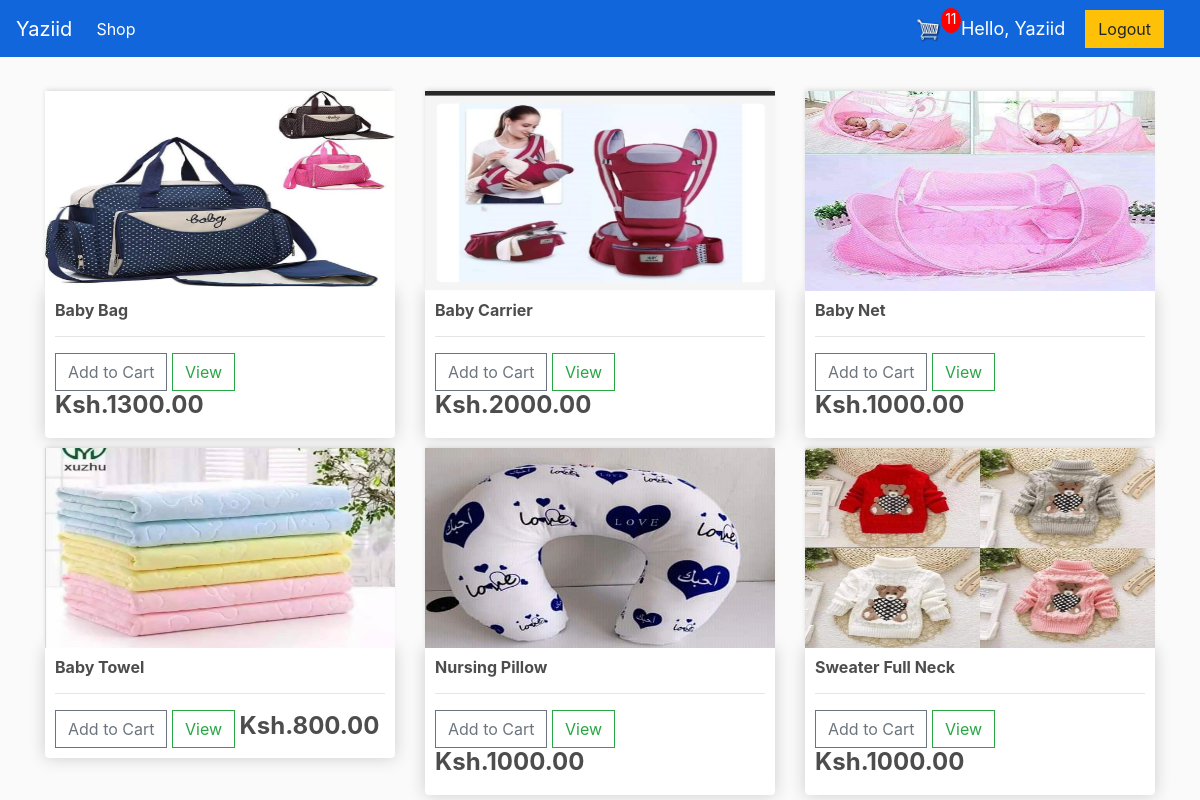
The app's page / (signed in) with its own data.
### shop/models.py (models this page shows, shortened)
class Product(models.Model):
	name = models.CharField(max_length=200)
	price = models.DecimalField(max_digits=7, decimal_places=2)
	digital = models.BooleanField(default=False, null=True, blank=True)
	image = models.ImageField(null=True, blank=True)
	@property
	def imageURL(self):
		try:
			url = self.image.url
		except:
			url = ''
		return url

### shop/views.py (the view)
# urls.py: path('', include('shop.urls')),
def shop(request):
	data = cartData(request)
	cartItems = data['cartItems']
	order = data['order']
	items = data['items']
	products = Product.objects.all()
	context = {'products':products, 'cartItems':cartItems}
	return render(request, 'shop/store.html', context)

### shop/models.py (called while the page is built)
	@property
	def get_cart_items(self):
		orderitems = self.orderitem_set.all()
		total = sum([item.quantity for item in orderitems])
		return total

### shop/utils.py (called while the page is built)
def cartData(request):
    if request.user.is_authenticated:
        try:
            customer = request.user.customer
        except Customer.DoesNotExist:
            customer = None
        order, created = Order.objects.get_or_create(customer=customer, complete=False)
        items = order.orderitem_set.all()
        cartItems = order.get_cart_items
    else:
        cookieData = cookieCart(request)
        cartItems = cookieData['cartItems']
        order = cookieData['order']
        items = cookieData['items']
    return {'cartItems':cartItems, 'order':order, 'items':items}

### shop/templates/shop/store.html
{% extends 'shop/main.html' %}
{% load static %}
{% block content %}
	<div class="row">
		{% for product in products %}
		<div class="col-lg-4">
			<img class="thumbnail" src="{{product.imageURL}}">
			<div class="box-element product">
				<h6><strong>{{product.name}}</strong></h6>
				<hr>
				<button data-product={{product.id}} data-action="add" class="btn btn-outline-secondary add-btn update-cart">Add to Cart</button>
				<a class="btn btn-outline-success" href="{% url 'product_detail' product.id %}">View</a>
				<h4 style="display: inline-block;"><strong>Ksh.{{product.price|floatformat:2}}</strong></h4>
			</div>
		</div>
		{% endfor %}
	</div>
{% endblock content %}

### shop/templates/shop/main.html (shortened to what this page needs)
<!DOCTYPE html>
{% load static %}
<html>
<head>
	<link rel="stylesheet" href="https://stackpath.bootstrapcdn.com/bootstrap/4.4.1/css/bootstrap.min.css">
	<link rel="stylesheet" type="text/css" href="{% static 'css/main.css' %}">
</head>
<body>
	<nav class="navbar navbar-expand-lg navbar-dark bg-dark">
		<a class="navbar-brand" href="{% url 'shop' %}">Yaziid</a>
		<div class="collapse navbar-collapse" id="navbarSupportedContent">
		<ul class="navbar-nav mr-auto">
			<li class="nav-item active">
			<a class="nav-link" href="{% url 'shop' %}">Shop<span class="sr-only">(current)</span></a>
			</li>
		</ul>
			<div class="form-inline my-2 my-lg-0">
				<a href="{% url 'cart' %}">
					<img  id="cart-icon" src="{% static 'images/6+cart.png' %}">
				</a>
				<p id="cart-total">{{cartItems}}</p>
			</div>
			<span class="hello-msg">Hello, {{request.user}}</span>
		</div>
				{% if request.user.is_authenticated %}
					<a class="btn btn-warning" href="{% url 'login' %}">Logout</a>
				{% else %}
					<a class="btn btn-warning" href="{% url 'shop' %}">Login</a>
				{% endif %}
		<span><a class="hello-msg" href="{% url 'logout' %}"></a></span>
	</nav>
    <div class="container">
            <br>
            {% block content %}
            {% endblock content %}
    </div>
</body>
</html>

### static/css/main.css (style rules this page uses)
body { background-color: hsl(0, 0%, 98%); }
h1,h2,h3,h4,h5,h6 { color:hsl(0, 0%, 30%); }
.box-element { box-shadow:hsl(0, 0%, 80%) 0 0 16px; background-color: #fff; border-radius: 4px; padding: 10px; }
.thumbnail { width: 100%; height: 200px; -webkit-box-shadow: -1px -3px 5px -2px rgba(214,214,214,1); -moz-box-shadow: -1px -3px 5px -2px rgba(214,214,214,1); box-shadow: -1px -3px 5px -2px rgba(214,214,214,1); }
.product { border-radius: 0 0 4px 4px; }
.bg-dark { background-color: #1266db!important; }
#cart-icon { width:25px; display: inline-block; margin-left: 15px; }
#cart-total { display: block; text-align: center; color:#fff; background-color: red; width: 20px; height: 25px; border-radius: 50%; font-size: 14px; }
.col-lg-4, .col-lg-6, .col-lg-8, .col-lg-12 { margin-top: 10px; }
.btn { border-radius: 0; }

### shop/templates/shop/main.html (style rules this page uses)
.hello-msg { font-size: 18px; color: rgb(255, 255, 255); margin-right: 20px; }

### records on screen
Product: imageURL (picture), name "Baby Bag", price "1300.00"
Product: imageURL (picture), name "Baby Carrier", price "2000.00"
Product: imageURL (picture), name "Baby Net", price "1000.00"
Product: imageURL (picture), name "Baby Towel", price "800.00"
Product: imageURL (picture), name "Nursing Pillow", price "1000.00"
Product: imageURL (picture), name "Sweater Full Neck", price "1000.00"

### other values on screen
{{ cartItems }} "11"
{{ request.user }} "Yaziid"
